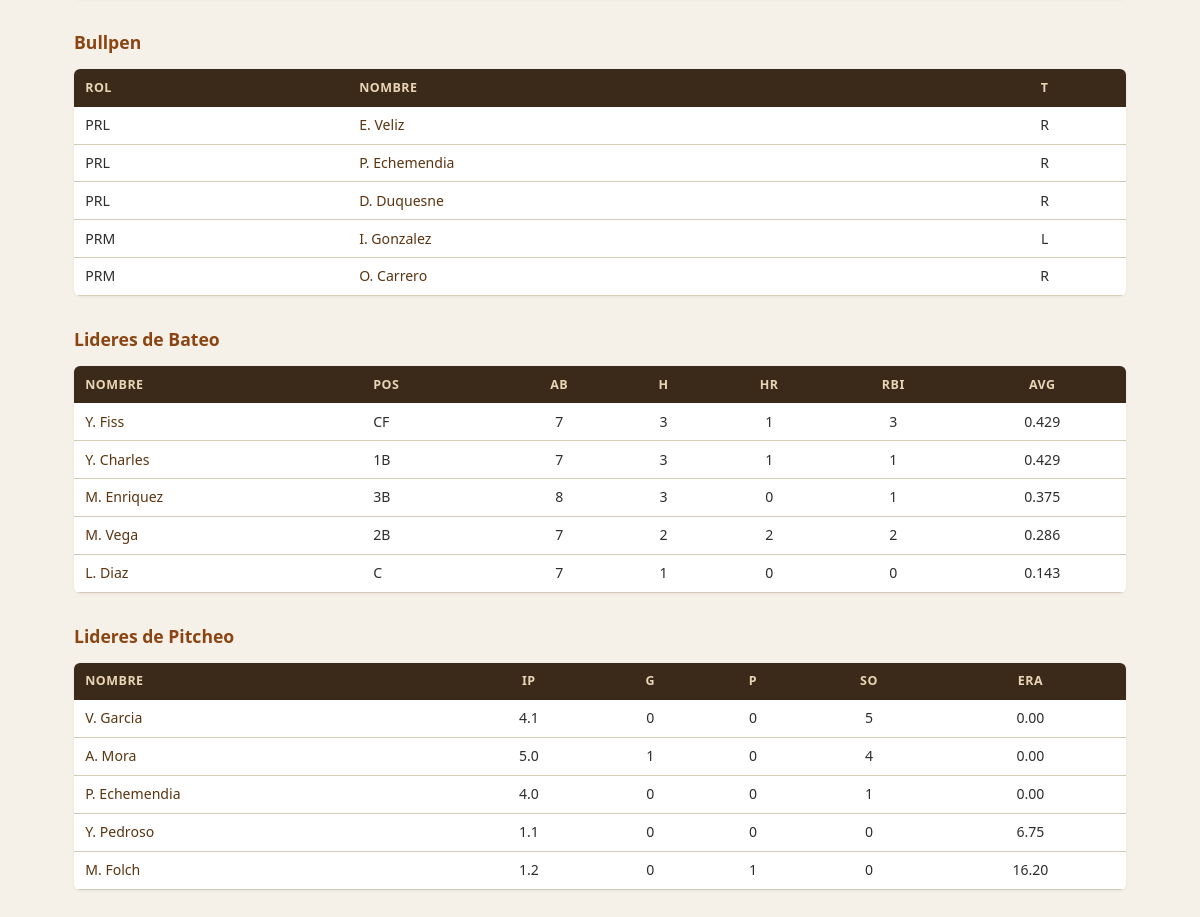
The page /team/CAV (lower part) on the database as committed earlier.
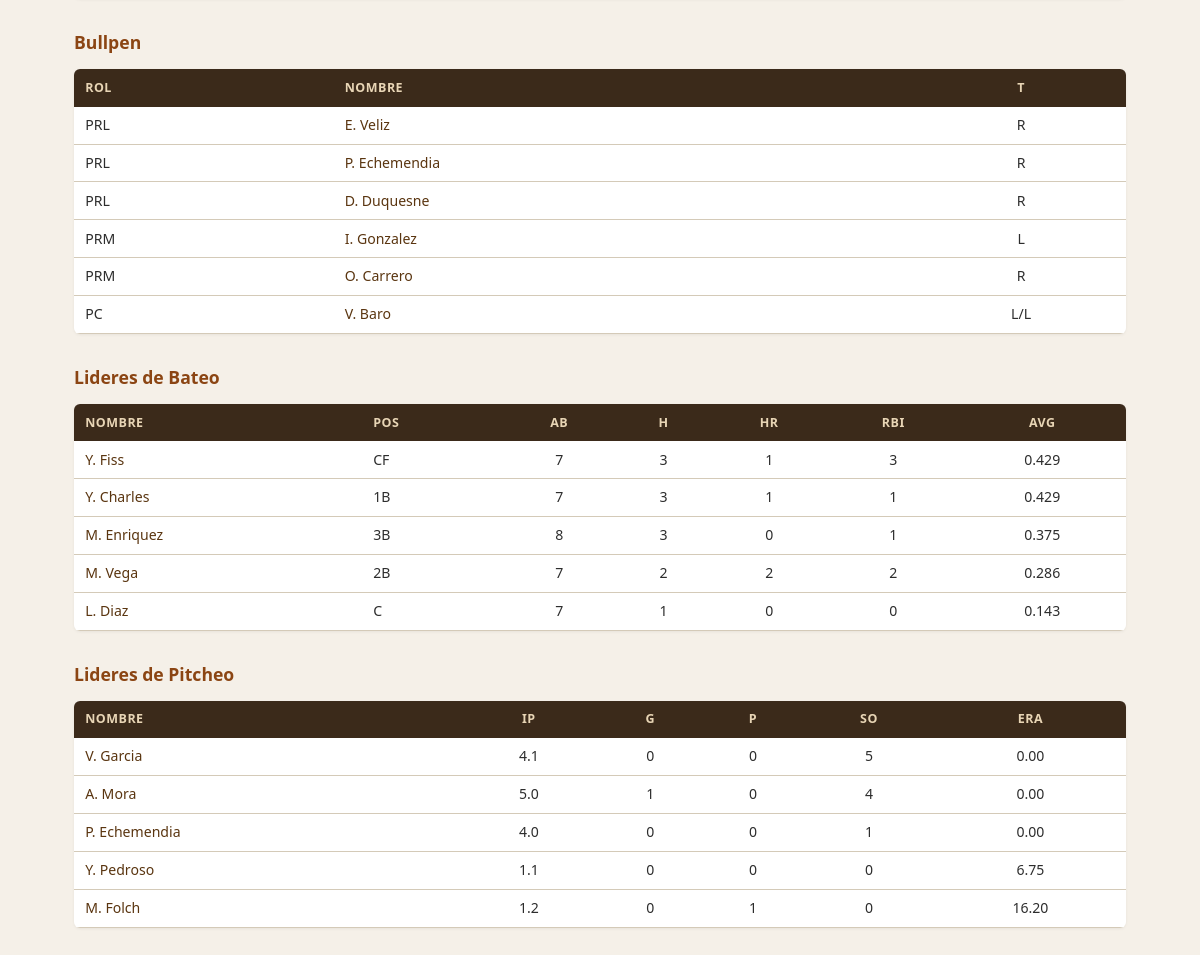
The same page on the database as committed later.
### tables this page shows
CREATE TABLE players (
            id INTEGER PRIMARY KEY,
            team_id INTEGER REFERENCES teams(id),
            name TEXT NOT NULL,
            full_name TEXT,
            position TEXT NOT NULL,
            bats_throws TEXT,
            role TEXT NOT NULL,
            lineup_order INTEGER,
            bullpen_role TEXT,
            is_drafted INTEGER DEFAULT 0,
            photo_file TEXT
        );

### blueprints/teams/routes.py (the view)
@teams_bp.route('/team/<short>')
def team(short: str) -> str:
    t = get_team(short.upper())
    if not t:
        abort(404)
    lineup, bench, rotation, bullpen = get_roster(t['id'])
    standings = get_standings()
    team_stats = next((s for s in standings if s['id'] == t['id']), None)
    bat_leaders = get_team_bat_leaders(t['id'])
    pitch_leaders = get_team_pitch_leaders(t['id'])
    bat_totals = get_team_batting_totals(t['id'])
    pitch_totals = get_team_pitching_totals(t['id'])
    team_errors = get_team_errors(t['id'])
    return render_template('team.html', team=t, lineup=lineup, bench=bench,
                           rotation=rotation, bullpen=bullpen, stats=team_stats,
                           bat_leaders=bat_leaders, pitch_leaders=pitch_leaders,
                           bat_totals=bat_totals, pitch_totals=pitch_totals,
                           team_errors=team_errors)

### blueprints/teams/services.py (called while the page is built)
def get_team(short_name: str) -> sqlite3.Row | None:
    return get_db().execute(
        "SELECT * FROM teams WHERE short_name=?", (short_name,)
    ).fetchone()

def get_roster(team_id: int) -> tuple[list[sqlite3.Row], list[sqlite3.Row],
                                       list[sqlite3.Row], list[sqlite3.Row]]:
    db = get_db()
    lineup = db.execute(
        "SELECT * FROM players WHERE team_id=? AND role='lineup' ORDER BY lineup_order",
        (team_id,)).fetchall()
    bench = db.execute(
        "SELECT * FROM players WHERE team_id=? AND role='bench'",
        (team_id,)).fetchall()
    rotation = db.execute(
        "SELECT * FROM players WHERE team_id=? AND role='rotation' ORDER BY lineup_order",
        (team_id,)).fetchall()
    bullpen = db.execute(
        "SELECT * FROM players WHERE team_id=? AND role='bullpen'",
        (team_id,)).fetchall()
    return lineup, bench, rotation, bullpen

### lib/utils.py (called while the page is built)
def format_ip(outs: int | None) -> str:
    if not outs:
        return "0.0"
    innings = outs // 3
    remainder = outs % 3
    return f"{innings}.{remainder}"

### templates/team.html (shortened to what this page needs)
{% extends "base.html" %}
{% from 'components/stat_box.html' import stat_box %}
{% from 'components/player_cell.html' import player_cell %}
{% from 'components/section_label.html' import section_label %}
{% block content %}
<h2>Bullpen</h2>
<table>
    <thead><tr><th>Rol</th><th>Nombre</th><th class="num">T</th></tr></thead>
    <tbody>
    {% for p in bullpen %}
        <tr>
            <td>{{ p.bullpen_role }}</td>
            <td><a href="{{ url_for('players.player', player_id=p.id) }}">{{ p.name }}</a></td>
            <td class="num">{{ p.bats_throws }}</td>
        </tr>
    {% endfor %}
    </tbody>
</table>
{% if bat_leaders %}
<h2>Lideres de Bateo</h2>
<table>
    <thead><tr><th>Nombre</th><th>Pos</th><th class="num">AB</th><th class="num">H</th><th class="num">HR</th><th class="num">RBI</th><th class="num">AVG</th></tr></thead>
    <tbody>
    {% for b in bat_leaders %}
    <tr>
        <td><a href="{{ url_for('players.player', player_id=b.id) }}">{{ b.name }}</a></td>
        <td>{{ b.position }}</td>
        <td class="num">{{ b.AB }}</td>
        <td class="num">{{ b.H }}</td>
        <td class="num">{{ b.HR }}</td>
        <td class="num">{{ b.RBI }}</td>
        <td class="num pct">{{ "%.3f"|format(b.AVG) }}</td>
    </tr>
    {% endfor %}
    </tbody>
</table>
{% endif %}
{% if pitch_leaders %}
<h2>Lideres de Pitcheo</h2>
<table>
    <thead><tr><th>Nombre</th><th class="num">IP</th><th class="num">G</th><th class="num">P</th><th class="num">SO</th><th class="num">ERA</th></tr></thead>
    <tbody>
    {% for pl in pitch_leaders %}
    <tr>
        <td><a href="{{ url_for('players.player', player_id=pl.id) }}">{{ pl.name }}</a></td>
        <td class="num">{{ format_ip(pl.IP_outs) }}</td>
        <td class="num">{{ pl.W }}</td>
        <td class="num">{{ pl.L }}</td>
        <td class="num">{{ pl.SO }}</td>
        <td class="num">{{ "%.2f"|format(pl.ERA) }}</td>
    </tr>
    {% endfor %}
    </tbody>
</table>
{% endif %}
{% endblock %}

Rows that differ between the two databases and show on the page:
added players: bullpen_role "PC", name "V. Baro", bats_throws "L/L", shown under "Bullpen"
